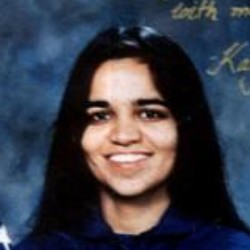
//> input picture Chapter_7_Code/images/Dataset/Kalpana_Chawla_0005.jpg, 250 x 250 px
$ ./imageCropping   (built with g++ and OpenCV 4)
//> lines starting //> are read from the running program, lines starting //| are printed output that depends on the picture
#include <iostream>
#include <cmath>

#include <opencv2/core/core.hpp>
#include <opencv2/highgui/highgui.hpp>
#include <opencv2/imgproc/imgproc.hpp>

using namespace std;
using namespace cv;

#define PI 3.14159265

float getAngleInRad(Point A, Point B) {
    float A_x = A.x;
    float A_y = A.y;
    float B_x = B.x;
    float B_y = B.y;

    float slope = ((B_y - A_y) / (B_x - A_x));
    return (-1 * atan(slope));
}

float getEuclideanDistance(Point A, Point B) {
    return sqrt( (A.x - B.x) * (A.x - B.x) + (A.y - B.y) * (A.y - B.y) );
}

Mat getAffineTransformationMatrix(float rotation_angle, Point center_rotation) {

    float cos_rotation_angle = cos(rotation_angle);
    float sin_rotation_angle = sin(rotation_angle);

    float A = cos_rotation_angle;
    float B = sin_rotation_angle;
    float C = center_rotation.x - (center_rotation.x*A) - (center_rotation.y*B);
    float D = -1 * sin_rotation_angle;
    float E = cos_rotation_angle;
    float F = center_rotation.y - (center_rotation.x*D) - (center_rotation.y*E);

    Mat affine_transformation_matrix = Mat(2, 3, CV_32FC1);
    affine_transformation_matrix.at<float>(0, 0) = A;
    affine_transformation_matrix.at<float>(0, 1) = B;
    affine_transformation_matrix.at<float>(0, 2) = C;
    affine_transformation_matrix.at<float>(1, 0) = D;
    affine_transformation_matrix.at<float>(1, 1) = E;
    affine_transformation_matrix.at<float>(1, 2) = F;

    return affine_transformation_matrix;

}

Mat rotateFace(Mat original_face, Point left_eye, Point right_eye) {

    float angle_line_joining_eyes = getAngleInRad(left_eye, right_eye);
    float rotation_angle = (-1 * angle_line_joining_eyes);
    Mat affine_transformation_matrix = getAffineTransformationMatrix(rotation_angle, left_eye);

    Mat rotated_face;
    warpAffine(original_face, rotated_face, affine_transformation_matrix, original_face.size());

    return rotated_face;
}

Point cropping_size(120, 120);
float offset_ratio = 0.23;
int horizontal_offset = int(floor(offset_ratio * cropping_size.x));
int vertical__offset = int(floor(offset_ratio * cropping_size.y));

/*
 * The code in the main() function operates on a single image at a time.
 * Readers are encouraged to modify the same so that it runs on multiple images.
 * For that, you cn follow the template in markEyeLocations.cpp for reading image paths and
 * corresponding eye locations into appropriate data structures.
 */

int main()
{
    Mat face_image = imread("images/Dataset/Kalpana_Chawla_0005.jpg", IMREAD_GRAYSCALE);
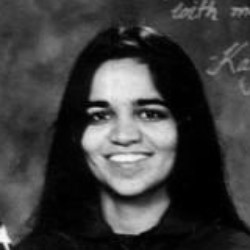
//> face_image: 250 rows x 250 cols, CV_8UC1; min 0, max 252, mean 62.3
    Point left_eye(102, 115);
    Point right_eye(149, 114);

    float eye_sep_original = getEuclideanDistance(left_eye, right_eye);
    float eye_sep_cropped = cropping_size.x - (2 * horizontal_offset);
    float scale_factor = (eye_sep_original / eye_sep_cropped);

    int crop_anchor_x = left_eye.x - (scale_factor * horizontal_offset);
    int crop_anchor_y = left_eye.y - (scale_factor * vertical__offset);
    int crop_width = int(cropping_size.x * scale_factor);
    int crop_height = int(cropping_size.y * scale_factor);

    Rect ROI(crop_anchor_x, crop_anchor_y, crop_width, crop_height);
    Mat rotated_face = rotateFace(face_image, left_eye, right_eye);
//> in rotateFace, `warpAffine(original_face, rotated_face, affine_transformation_matrix, ..`:
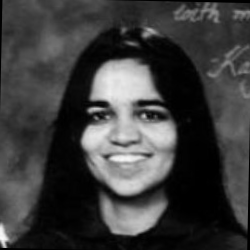
//> rotated_face: 250 rows x 250 cols, CV_8UC1; min 0, max 251, mean 61.6

    Mat cropped_face = rotated_face(ROI);
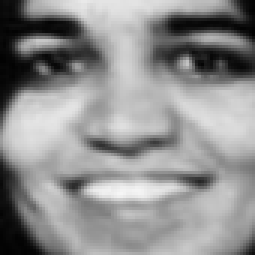
//> cropped_face: 85 rows x 85 cols, CV_8UC1 (shown 3 times larger); min 2, max 246, mean 143.5
    Mat aligned_face;
    resize(cropped_face, aligned_face, cropping_size);

    cout << aligned_face.rows << " x" << aligned_face.cols << "\n";
//| 120 x120

    imshow("Aligned_Face", aligned_face);
    waitKey(0);
    return 0;
}

$ run again, with Chapter_7_Code/images/Dataset/Emma_Watson_0002.jpg copied over Chapter_7_Code/images/Dataset/Kalpana_Chawla_0005.jpg
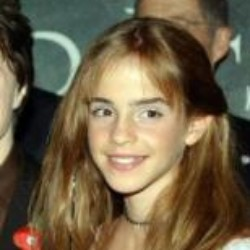
//> input picture Chapter_7_Code/images/Dataset/Emma_Watson_0002.jpg, 250 x 250 px
//> in rotateFace, `warpAffine(original_face, rotated_face, affine_transformation_matrix, ..`:
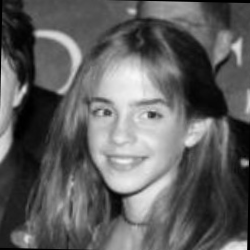
//> rotated_face: 250 rows x 250 cols, CV_8UC1; min 0, max 248, mean 95.8
//> `Mat cropped_face = rotated_face(ROI);`:
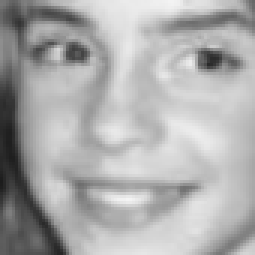
//> cropped_face: 85 rows x 85 cols, CV_8UC1 (shown 3 times larger); min 28, max 244, mean 172.2
//| 120 x120

$ run again, with Chapter_7_Code/images/Dataset/JK_Rowling_0005.jpg copied over Chapter_7_Code/images/Dataset/Kalpana_Chawla_0005.jpg
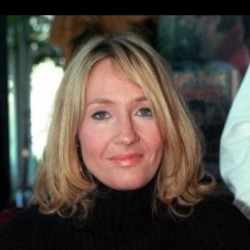
//> input picture Chapter_7_Code/images/Dataset/JK_Rowling_0005.jpg, 250 x 250 px
//> in rotateFace, `warpAffine(original_face, rotated_face, affine_transformation_matrix, ..`:
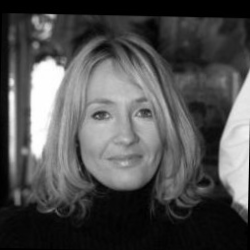
//> rotated_face: 250 rows x 250 cols, CV_8UC1; min 0, max 255, mean 79.4
//> `Mat cropped_face = rotated_face(ROI);`:
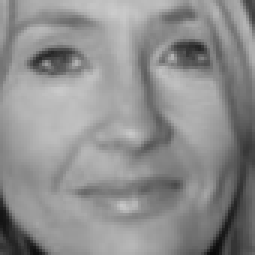
//> cropped_face: 85 rows x 85 cols, CV_8UC1 (shown 3 times larger); min 9, max 203, mean 142.1
//| 120 x120
